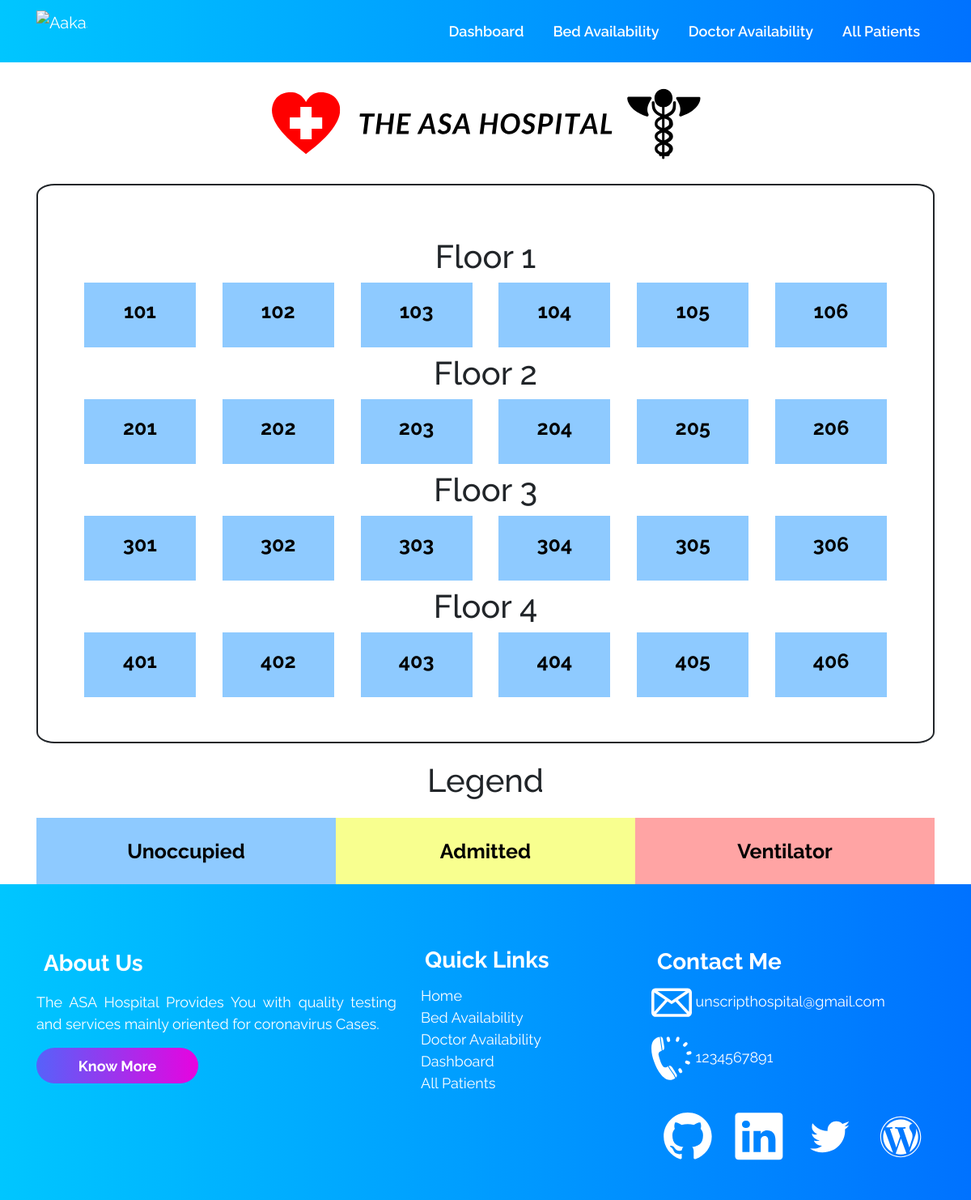
The app's page /bedavailability/, older data.
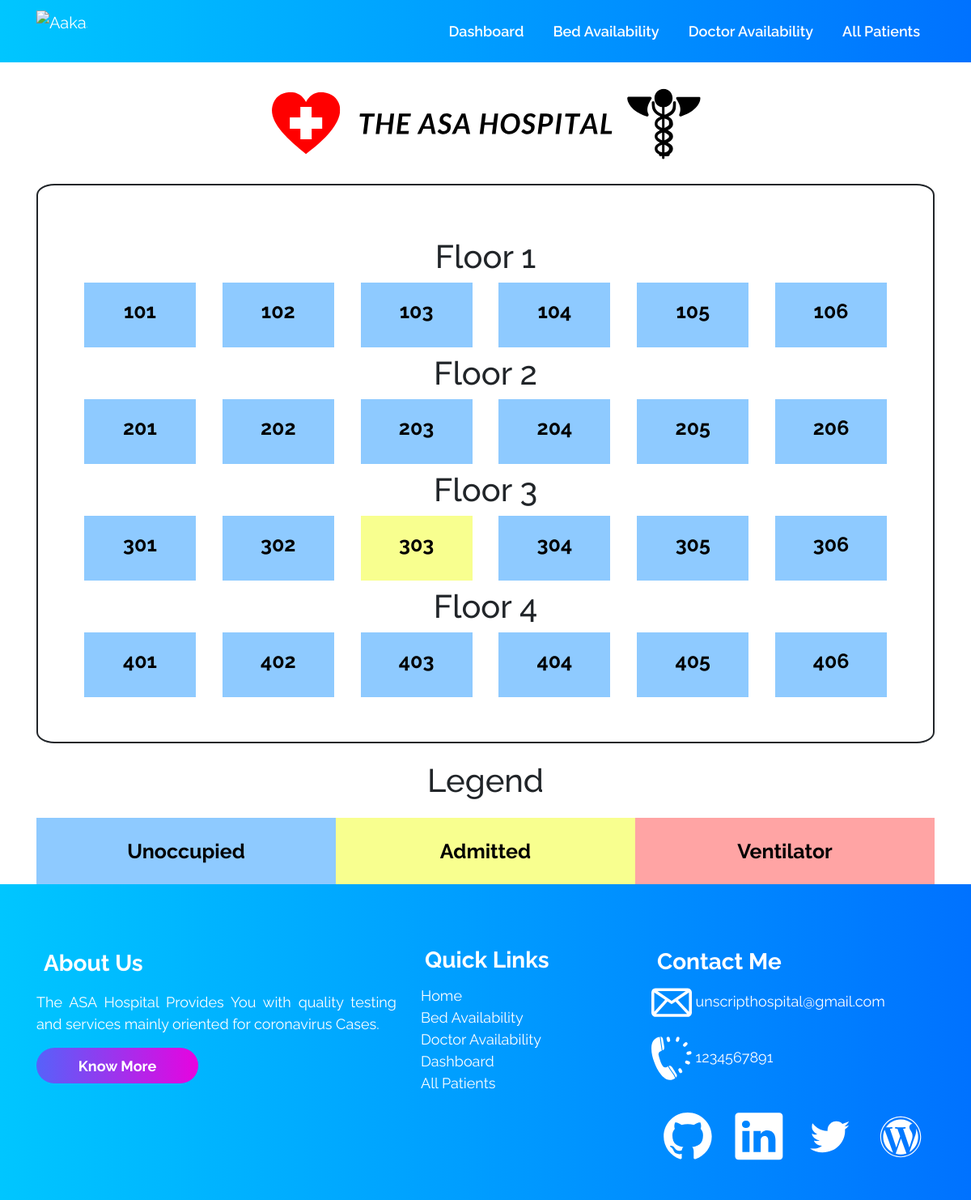
The same page, newer data.
### accounts/views.py (the view)
# urls.py: path("bedavailability/", views.bedavailability, name='bedavailability'),
def bedavailability(request):
    all_rooms_objects = Room.objects.all().exclude(
        room_no="-----").order_by('room_no')
    max_rooms_on_floor = 6
    context = {
        'list': list,
        'all_rooms_objects': all_rooms_objects,
        'max_rooms_on_floor': max_rooms_on_floor,
    }
    return render(request, 'bedavailability.html', context)

### templates/bedavailability.html (shortened to what this page needs)
{% extends 'innerbase.html' %}
{% load static %}
{% block cssLinks %}
<link rel="stylesheet" href="{% static 'css/bed.css' %}">
{% endblock %}
{% block body %}
<div class="container my-6">
    <div class="banner">
        <img src="{% static 'svg/hospital banner.svg' %}" width="100%" height="150px" alt="">
    </div>
    <div class="border-outside">
        <div class="inner-container p-6">
            <div class="floor1 row">
                {% for room in all_rooms_objects %}
                {% if forloop.counter0|divisibleby:max_rooms_on_floor %}
            </div>
            <h1 class="text-center my-2">Floor {{room.floor_no}}</h1>
            <div class="floor1 row">
                {% endif %}
                <div class=" col-sm">
                    <a href="/bed-for-patient/{{room.pk}}" style="text-decoration: none;">
                        <div class="card-body     room  {% if room.occupied %}yellow{% endif %}
                                    {% if room.ventilator %}red{% endif %} ">
                            <h5 class="title-for-card">{{room.room_no}}</h5>
                        </div>
                    </a>
                </div>
                {% endfor %}
            </div>
        </div>
    </div>
</div>
<div class="container">
    <h1 class="text-center heading-legend">Legend</h1>
    <div class="container">
        <div class="row text-center">
            <div class="col-md-4 blue">
                Unoccupied
            </div>
            <div class="col-md-4 yellow">
                Admitted
            </div>
            <div class="col-md-4 red">
                Ventilator
            </div>
        </div>
    </div>
</div>
{% endblock %}

Row changes from the older to the newer data that the page shows:
changed Room (number 15 of 24 on the later page): occupied False → True (drawn)
